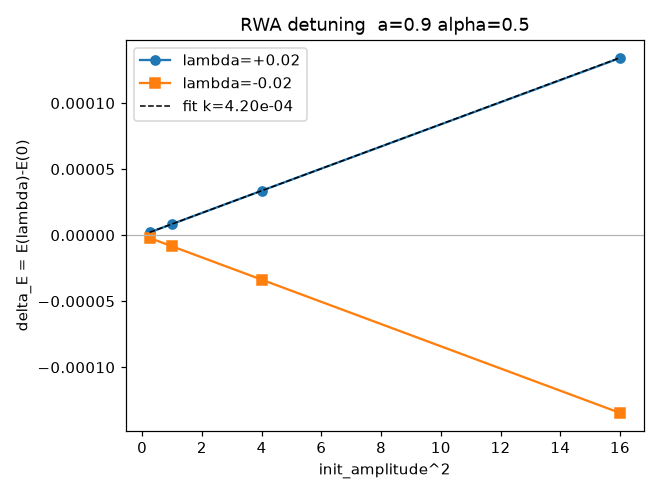

Write Python code to recreate this figure.
#!/usr/bin/env python
"""Detuning sweep: calibrate the RWA-quartic frequency shift and PREDICT the
detuning-driven saturation amplitude -- the cheap-decisive deliverable of the
single-mode nonlinear step (README Sec 10.5 [A], item 2).

Physics: the Hermitian cubic shifts the real frequency by
    delta_E(A) = k_detune * lambda * A^2        (perturbative RWA)
and does NOT change Gamma except through that shift. Superradiance runs while
E < m*OmH and shuts off at E = m*OmH, so a growing mode self-saturates (via
detuning ALONE) at the amplitude where

    delta_E(A_sat) = m*OmH - E0        (the gap the mode must close).

k_detune is a property of the mode's radial profile: we MEASURE it cheaply on a
short run (differencing lambda=+/-L against lambda=0 at fixed amplitude cancels
the absolute-E fit systematic), verify the A^2 * lambda law over a decade of
amplitude, then report the predicted saturation gap. This lets us decide whether
a full run-to-saturation is even feasible before paying for it.

CAVEAT: for a GROWING mode E0 < m*OmH; lambda>0 (repulsive) RAISES E toward the
threshold => self-limiting. lambda<0 (attractive/axion) LOWERS E, away from
threshold => detuning does NOT saturate it (its real saturation is collapse /
multi-mode, not captured here -- README Sec 10.1).
"""
import numpy as np, argparse, sys
# evolve.py lives in the parent radial1d/ dir (this script sits in nonlinear/);
# importing evolve transitively pulls in leaver via evolve's own path insert.
sys.path.insert(0, "/global/scratch/projects/pc_heptheory/clwelch/software/GRChombo-Axion-SR/Examples/AxionSuperradiance/radial1d")
from evolve import run, logfit, horizons

def frequency_at(alpha, a, lambda_quartic, init_amplitude, grid_kw):
    """Real frequency E from a single short evolution (log-fit phase slope)."""
    run_output = run(alpha, a, lambda_quartic=lambda_quartic,
                     init_amplitude=init_amplitude, **grid_kw)
    freq, _ = logfit(run_output["t"], run_output["psi"], tmin_frac=0.35)
    return freq, run_output

def main():
    ap = argparse.ArgumentParser()
    ap.add_argument("--alpha", type=float, default=0.50)
    ap.add_argument("--a", type=float, default=0.90)
    ap.add_argument("--T", type=float, default=400.)
    ap.add_argument("--N", type=int, default=2000)
    ap.add_argument("--xmin", type=float, default=-70.)
    ap.add_argument("--xmax", type=float, default=220.)
    ap.add_argument("--gmax", type=float, default=1.0)
    ap.add_argument("--eps_match", type=float, default=0.02)
    ap.add_argument("--lambda_ref", type=float, default=0.02,
                    help="|lambda| used to probe the shift (differenced +/- )")
    ap.add_argument("--amplitudes", type=float, nargs="+",
                    default=[0.5, 1.0, 2.0, 4.0])
    ap.add_argument("--plot", type=str, default=None)
    q = ap.parse_args()
    grid_kw = dict(T=q.T, N=q.N, xmin=q.xmin, xmax=q.xmax, gmax=q.gmax,
                   eps_match=q.eps_match)
    lambda_ref = q.lambda_ref

    r_plus, _ = horizons(q.a); horizon_freq = 1 * q.a/(2*r_plus)   # m=1
    _, run0 = frequency_at(q.alpha, q.a, 0.0, q.amplitudes[0], grid_kw)
    omega_leaver = run0["w_ref"]
    E0 = omega_leaver.real
    gap = horizon_freq - E0            # >0 for a growing (superradiant) mode
    print(f"# detuning sweep  a={q.a} alpha={q.alpha} T={q.T} N={q.N} |lambda|={lambda_ref}")
    print(f"  Leaver E0={E0:.6f}  Gamma={omega_leaver.imag:+.3e}  "
          f"m*OmH={horizon_freq:.6f}  gap(m*OmH-E0)={gap:+.4e}  "
          f"({'GROWING' if gap>0 else 'DAMPED'})")
    print(f"  {'amp':>6} {'amp^2':>8} {'dE(+lam)':>12} {'dE(-lam)':>12} "
          f"{'asym':>9} {'k_detune':>11}")

    amp_sq, dE_pos_list, dE_neg_list = [], [], []
    for amplitude in q.amplitudes:
        E_base, _ = frequency_at(q.alpha, q.a, 0.0,        amplitude, grid_kw)
        E_pos,  _ = frequency_at(q.alpha, q.a, +lambda_ref, amplitude, grid_kw)
        E_neg,  _ = frequency_at(q.alpha, q.a, -lambda_ref, amplitude, grid_kw)
        dE_pos, dE_neg = E_pos - E_base, E_neg - E_base
        # k from the antisymmetric part (cancels any residual even-in-lambda drift)
        k_detune = 0.5*(dE_pos - dE_neg)/(lambda_ref*amplitude**2)
        asymmetry = abs(dE_pos + dE_neg)/max(abs(dE_pos), abs(dE_neg), 1e-300)
        amp_sq.append(amplitude**2); dE_pos_list.append(dE_pos); dE_neg_list.append(dE_neg)
        print(f"  {amplitude:6.3f} {amplitude**2:8.3f} {dE_pos:+12.3e} "
              f"{dE_neg:+12.3e} {asymmetry:9.1e} {k_detune:+11.3e}")

    amp_sq = np.array(amp_sq)
    # slope of the antisymmetric shift vs amp^2 -> single calibrated k_detune
    dE_anti = 0.5*(np.array(dE_pos_list) - np.array(dE_neg_list))
    slope, intercept = np.polyfit(amp_sq, dE_anti, 1)
    k_detune_fit = slope/lambda_ref
    residual = dE_anti - (slope*amp_sq + intercept)
    linearity = 1 - np.sum(residual**2)/np.sum((dE_anti-dE_anti.mean())**2)
    print(f"\n  FIT dE_anti = slope*amp^2 + b : slope={slope:+.4e}  "
          f"k_detune={k_detune_fit:+.4e}  R^2(amp^2 law)={linearity:.5f}")

    # saturation-amplitude prediction: ONLY meaningful for a GROWING mode
    # (gap>0). A damped mode (gap<0) decays -- it never grows to saturation, so
    # detuning saturation does not apply.
    if gap <= 0:
        print(f"\n  PREDICTION: N/A -- this mode is DAMPED (gap<=0), it does not grow "
              f"to a saturation amplitude. Run at a growing config (E0<m*OmH, e.g. "
              f"a=0.99 alpha~0.42) for a physical A_sat.")
    elif k_detune_fit != 0:
        # detuning closes the gap when k*lambda*A^2 = gap; needs sign(lambda)=sign(gap/k)
        lam_sign = np.sign(gap/k_detune_fit)
        A_sat_sq = gap/(k_detune_fit*lam_sign*abs(lambda_ref))
        print(f"\n  PREDICTION (detuning-only saturation): closing delta_E={gap:+.4e} "
              f"needs lambda={lam_sign:+.0f}*|lambda| (repulsive raises E toward m*OmH); "
              f"A_sat^2 = {A_sat_sq:.3e} at |lambda|={abs(lambda_ref)}, "
              f"i.e. A_sat = {np.sqrt(A_sat_sq):.3e}*sqrt({abs(lambda_ref)}/|lambda|).")
        print(f"  (The OTHER sign detunes AWAY from threshold and does NOT saturate "
              f"by detuning -- its saturation is collapse/multi-mode, not modeled here.)")

    if q.plot:
        import matplotlib; matplotlib.use("Agg"); import matplotlib.pyplot as plt
        fig, ax = plt.subplots(figsize=(6, 4.5))
        ax.plot(amp_sq, np.array(dE_pos_list), "o-", label=f"lambda=+{lambda_ref}")
        ax.plot(amp_sq, np.array(dE_neg_list), "s-", label=f"lambda=-{lambda_ref}")
        ax.plot(amp_sq, slope*amp_sq+intercept, "k--", lw=1,
                label=f"fit k={k_detune_fit:.2e}")
        ax.set_xlabel("init_amplitude^2"); ax.set_ylabel("delta_E = E(lambda)-E(0)")
        ax.set_title(f"RWA detuning  a={q.a} alpha={q.alpha}"); ax.legend()
        ax.axhline(0, c="0.7", lw=0.8)
        fig.tight_layout(); fig.savefig(q.plot, dpi=110); print("saved", q.plot)

if __name__ == "__main__":
    main()
